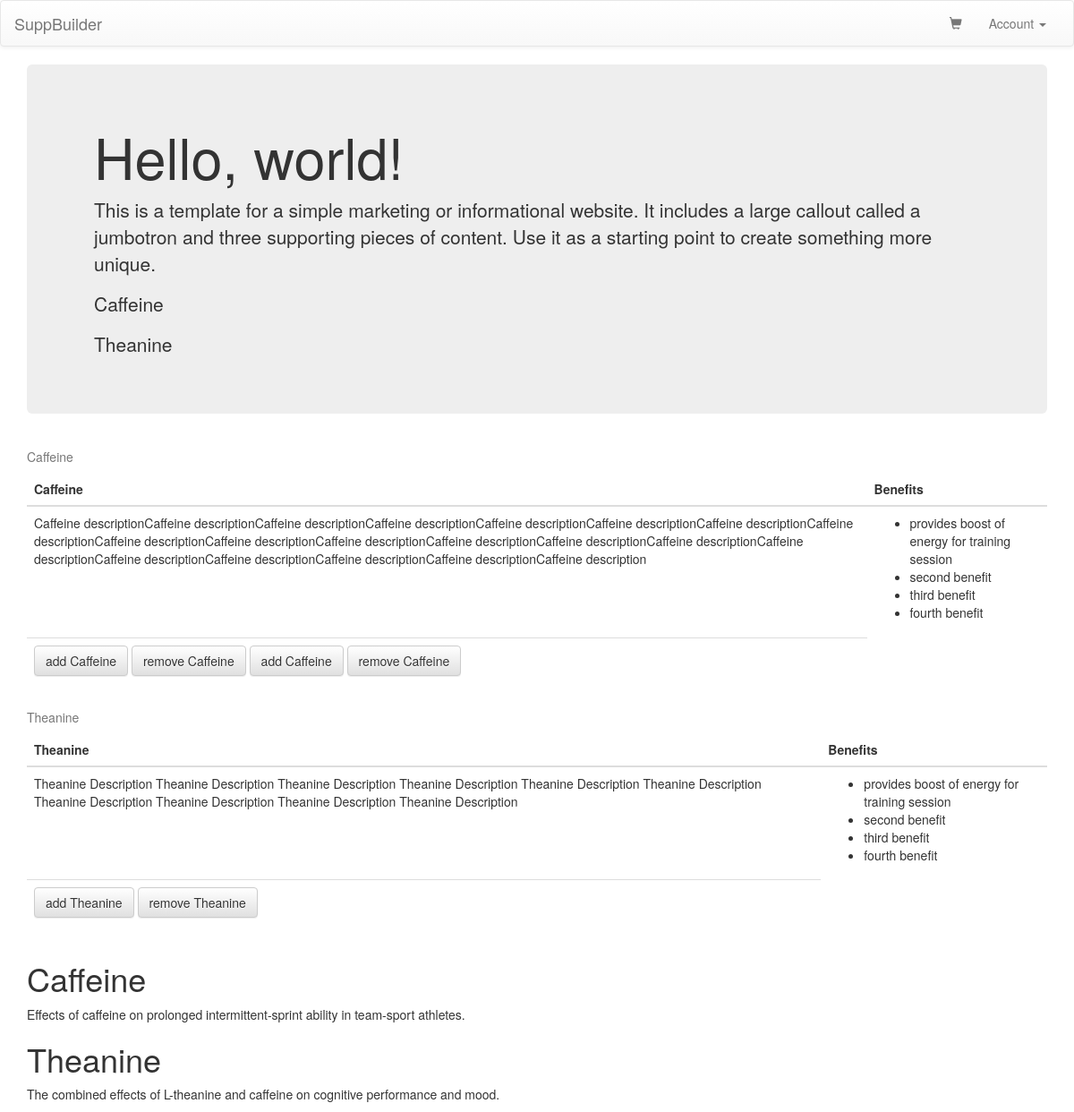
Screenshot of /products/ with the database file from the repository.
### products/models.py (models this page shows, shortened)
class Product(models.Model):
	title = models.CharField(max_length=120)
	description = models.TextField()
	categories = models.ManyToManyField('Category')
	benefits = models.ManyToManyField('Benefit')
	def __str__(self):
		return self.title

class Benefit(models.Model):
	description = models.CharField(max_length=120)
	def __str__(self):
		return self.description

class Variation(models.Model):
	product = models.ForeignKey(Product)
	title = models.CharField(max_length=120)
	price = models.DecimalField(decimal_places=2, max_digits=6)

class Research(models.Model):
	product = models.ForeignKey(Product)
	research_title = models.CharField(max_length=120)
	research_article = models.CharField(max_length=120)

### products/views.py (the view)
def EnergyView(request):
	energy = Product.objects.all()
	return render (request, 'products/energy.html', {'energy_list' : energy})

### products/templates/products/energy.html (shortened to what this page needs)
{% load static %}
<!DOCTYPE html>
<html lang="en">
  <head>
    <link rel="stylesheet" href="https://maxcdn.bootstrapcdn.com/bootstrap/3.3.7/css/bootstrap.min.css">
    <link rel="stylesheet" href="https://maxcdn.bootstrapcdn.com/bootstrap/3.3.7/css/bootstrap-theme.min.css">
  </head>
  <body>
{% include 'suppbuilder/navbar.html' %}
<div class='container'>
    <div class="jumbotron">
      <div class="container">
        <h1>Hello, world!</h1>
        <p>This is a template for a simple marketing or informational website. It includes a large callout called a jumbotron and three supporting pieces of content. Use it as a starting point to create something more unique.</p>
        {% for product in energy_list %}
          <p>{{product.title}}</p>
        {% endfor %}
      </div>
    </div>
</div>
{% for product in energy_list %}
<div class='container'>
<table class="table">
  <caption> {{product.title}} </caption>
  <thead>
    <tr>
      <th>{{product.title}}</th>
      <th> Benefits </th>
      <th></th>
      <th></th>
      <th></th>
      <th></th>
    </tr>
  </thead>
  <tbody>
    <tr>
      <td>
        {{product.description}}
      </td>
      <td colspan='6'>
      <ul>
      {% for benefit in product.benefits.all %}
        <li>
          {{benefit}}
        </li>
      {% endfor %}
      </ul>
      </td>
    </tr>
  </tbody>
  <tfoot>
    <tr>
      <td>
      {% for variation in product.variation_set.all %}
      <a class='btn btn-default' href="{% url 'shopping-cart-add' %}?id={{variation.product.id}}"> add {{variation.product}} </a>
      <a class='btn btn-default' href="{% url 'shopping-cart-remove' %}?id={{variation.product.id}}"> remove {{variation.product}} </a>
      {% endfor %}
      </td>
    </tr>
  </tfoot>
</table>
</div>
{% endfor %}
<div class='container'>
  {% for product in energy_list %}
  <h1>{{product}}</h1>
  {% for research in product.research_set.all %}
  <p> {{research.research_title}} <p>
  {% endfor %}
  {% endfor %}
</body>
</html>

### suppbuilder/templates/suppbuilder/navbar.html (shortened to what this page needs)
{% load static %}
{% load carton_tags %}
{% get_cart as cart %}
<nav class="navbar navbar-default">
  <div class="container-fluid">
    <div class="navbar-header">
      <a class="navbar-brand" href='/suppbuilder/'>SuppBuilder</a>
    </div>
    <div class="collapse navbar-collapse" id="bs-example-navbar-collapse-1">
      <ul class="nav navbar-nav navbar-right">
        <li><a href={% url 'shopping-cart-show' %}><span class="glyphicon glyphicon-shopping-cart" aria-hidden="true"></span></a></li>
        <li class="dropdown">
          <a href="#" class="dropdown-toggle" data-toggle="dropdown" role="button" aria-haspopup="true" aria-expanded="false">Account <span class="caret"></span></a>
        </li>
      </ul>
    </div>
  </div>
</nav>

### rows the page displays
Product: title "Caffeine", description "Caffeine descriptionCaffeine descriptionCaffeine descriptionCaffeine descriptionCaffeine descriptionCaffeine descriptionCaffeine descriptionCaffeine descriptionCaffeine descriptionCaffeine descriptionCaffeine descriptionCaffeine descriptionCaffeine descriptionCaffeine descriptionCaffeine descriptionCaffeine descriptionCaffeine descriptionCaffeine descriptionCaffeine descriptionCaffeine description"
Product: title "Theanine", description "Theanine Description Theanine Description Theanine Description Theanine Description Theanine Description Theanine Description Theanine Description Theanine Description Theanine Description Theanine Description"
Benefit: description "provides boost of energy for training session"
Benefit: description "second benefit"
Benefit: description "third benefit"
Benefit: description "fourth benefit"
Variation: product "Caffeine"
Variation: product "Caffeine"
Variation: product "Theanine"
Research: research_title "Effects of caffeine on prolonged intermittent-sprint ability in team-sport athletes."
Research: research_title "The combined effects of L-theanine and caffeine on cognitive performance and mood."
